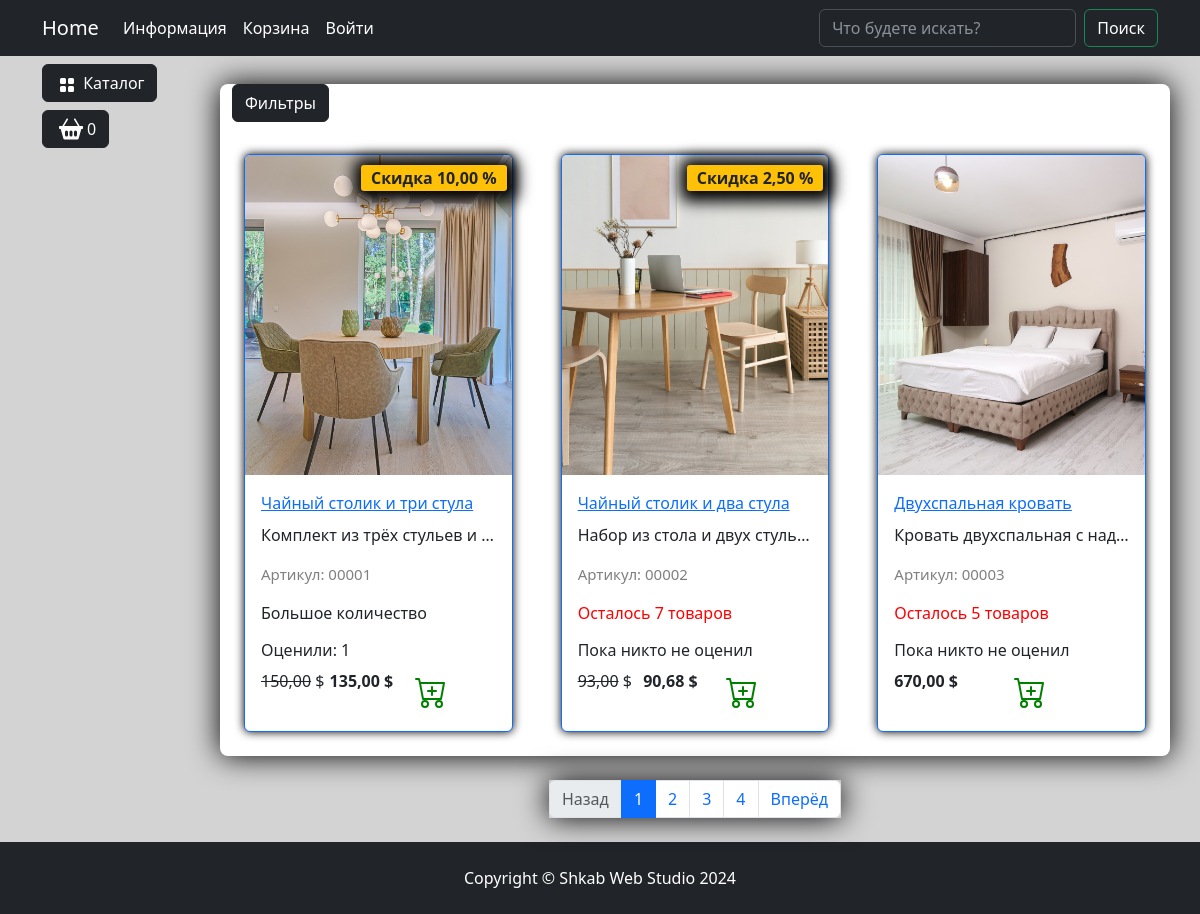
Page /catalog/all/ on the committed database.
### goods/models.py (models this page shows, shortened)
class Products(models.Model):
    name = models.CharField(max_length=150, unique=True)
    slug = models.SlugField(max_length=150, unique=True, blank=True, null=True, verbose_name='URL')
    description = models.TextField(blank=True, null=True)
    image = models.ImageField(upload_to='goods_images', null=True)
    price = models.DecimalField(default=0.00, max_digits=7, decimal_places=2)
    discount = models.DecimalField(default=0.00, max_digits=7, decimal_places=2)
    quantity = models.PositiveIntegerField(default=0)
    category = models.ForeignKey(to=Categories, on_delete=models.CASCADE)
    likes = models.SmallIntegerField(default=0)
    is_liked = models.BooleanField(default=False)
    dislikes = models.SmallIntegerField(default=0)
    is_disliked = models.BooleanField(default=0)
    is_little = models.BooleanField(default=False)
    class Meta:
        verbose_name = 'Продукт'
        verbose_name_plural = 'Продукты'
        ordering = ('id', )
    def display_id(self):
        return f'{self.id:05}'
    def sell_price(self):
        if self.discount:
            return round(self.price - self.price*self.discount/100, 2)
        elif self.is_liked:
            return round(self.price - self.price*self.discount/100 - self.price / 100 * 10, 2)
        else:
            return self.price

### goods/views.py (the view, shortened to what this page needs)
# urls.py: path('catalog/', include('goods.urls', namespace='goods')),
def catalog(request, category_slug=None):
    page = request.GET.get('page', 1)
    on_sale = request.GET.get('on_sale', None)
    order_by = request.GET.get('order_by', None)
    query = request.GET.get('q', None)
    if category_slug == 'all':
        products = Products.objects.all()
    elif query:
        products = q_search(query)
    else:
        products = Products.objects.filter(category__slug=category_slug)
        if not products.exists():
            raise Http404()
    paginator = Paginator(products, 3)
    current_page = paginator.page(int(page))
    context = {
        'products': current_page,
        'slug_url': category_slug,
    }
    return render(request, 'goods/catalog.html', context)

### carts/models.py (called while the page is built)
    def total_quantity(self):
        if self:
            return sum(cart.quantity for cart in self)
        return 0

### carts/templatetags/carts_tags.py (called while the page is built)
@register.simple_tag()
def user_carts(request):
    return get_user_carts(request)

@register.simple_tag()
def user_chosens(request):
    return get_user_chosens(request)

### carts/utils.py (called while the page is built)
def get_user_carts(request):
    if request.user.is_authenticated:
        return Cart.objects.filter(user=request.user)
    if not request.session.session_key:
        request.session.create()
    return Cart.objects.filter(session_key=request.session.session_key)

def get_user_chosens(request):
    if request.user.is_authenticated:
        return Chosens.objects.filter(user=request.user)
    if not request.session.session_key:
        request.session.create()
    return Chosens.objects.filter(session_key=request.session.session_key)

### goods/templatetags/goodstags.py (called while the page is built)
@register.simple_tag()
def tag_categories():
    return Categories.objects.all()

@register.simple_tag(takes_context=True)
def change_params(context, **kwargs):
    query = context['request'].GET.dict()
    query.update(kwargs)
    return urlencode(query)

### goods/templates/goods/catalog.html (shortened to what this page needs)
{% extends 'base.html' %}
{% load static %}
{% load goodstags %}
{% block modal_cart %}
{% include 'includes/cart_button.html' %}
{% endblock %}
{% block content %}
<div class="row bg-white custom-shadow">
    <div class="dropdown mb-2">
        <button class="btn btn-secondary dropdown-toggle btn-dark" type="button" data-bs-toggle="dropdown"
            aria-expanded="false">
            Фильтры
        </button>
    </div>
     {% for product in products %}
    <div class="col-lg-4 col-md-6 p-4">
        <div class="card border-primary rounded custom-shadow-card">
            <img src="{{product.image.url}}" class="card-img-top" alt="...">
            <div class="card-body">
                <a href="{% url 'goods:product' product.slug %}">
                    <p class="card-title">{{product.name}}</p>
                </a>
                <p class="card-text text-truncate">{{product.description}}</p>
                <p class="product_id">Артикул: {{product.display_id}}</p>
                {% if product.is_little %}
                <p class="card-text color-red">Осталось {{product.quantity}} товаров</p>
                {% else %}
                <p class="card-text">Большое количество</p>
                {% endif %}
                {% if product.likes %}
                <h6>Оценили: {{ product.likes }}</h6>
                {% else %}
                <h6>Пока никто не оценил</h6>
                {% endif %}
                <div class="d-flex justify-content-between">
                    {% if product.discount %}
                    <p><s>{{ product.price }}</s> $</p>
                    <p><strong>{{product.sell_price }} $</strong></p>
                    <span class="badge bg-warning text-dark">Скидка {{product.discount}} %</span>
                    {% else %}
                        {% if product.price != product.sell_price %}
                        <p><s>{{ product.price }}</s> $</p>
                        <p><strong>{{product.sell_price}} $</strong></P>
                        {% else %}
                        <p><strong>{{product.sell_price}} $</strong></P>
                        {% endif %}
                    {% endif %}
                    {% if product.quantity > 0 %}
                    <a href="{% url "carts:cart_add" %}" class="btn add-to-cart"
                        data-product-id="{{ product.id }}">
                            <img class="mx-1" src="{% static "deps/icons/cart-plus.svg" %}" alt="Catalog Icon"
                                width="32" height="32">
                    </a>
                    <a href="{% url "carts:chosens_add" %}" class="btn add-to-chosen"
                        data-product-id="{{ product.id }}">
                    </a>
                    {% else %}
                    <h4>Товара нет в наличии</h4>
                    {% endif %}
                </div>
            </div>
        </div>
    </div>
    {% endfor %}
</div>
<nav aria-label="Page navigation example">
    <ul class="pagination justify-content-center my-4">
        <div class="custom-shadow d-flex">
            <li class="page-item {% if not products.has_previous %}disabled{% endif %}">
              <a class="page-link" href="{% if products.has_previous %}?{% change_params page=products.previous_page_number %}{% else %}#{% endif %}">Назад</a>
            </li>
            {% for page in products.paginator.page_range %}
            <li class="page-item {% if products.number == page %}active{% endif %}">
                <a class="page-link" href="?{% change_params page=page  %}">{{page}}</a></li>
            {% endfor %}
            <li class="page-item {% if not products.has_next %}disabled{% endif %}">
                <a class="page-link" href="{% if products.has_next %}?{% change_params page=products.next_page_number  %}{% else %}#{% endif %}">Вперёд</a>
              </li>
        </div>
    </ul>
</nav>
{% endblock %}
{% block footer %}
<footer class="py-4 bg-dark">
    <div class="container">
        <p class="m-0 text-center text-white">Copyright &copy; Shkab Web Studio 2024</p>
    </div>
</footer>
{% endblock %}

### templates/base.html (shortened to what this page needs)
{% load static %}
{% load goodstags %}
<!DOCTYPE html>
<html lang="en">
<head>
    <link rel="stylesheet" href="{% static 'deps/css/bootstrap/bootstrap.min.css' %}">
    <link rel="stylesheet" href="{% static 'deps/css/my_css.css' %}">
</head>
<body>
    <header>
        <nav class="navbar navbar-expand-lg bg-dark" data-bs-theme="dark">
            <div class="container">
                <a class="navbar-brand" href="{% url 'main:index' %}">Home</a>
                <div class="collapse navbar-collapse" id="navbarSupportedContent">
                    <ul class="navbar-nav me-auto mb-2 mb-lg-0">
                        <li class="nav-item dropdown ">
                            <a class="nav-link dropdown-toggle text-white" href="#" role="button"
                                data-bs-toggle="dropdown" aria-expanded="false">
                                Информация
                            </a>
                        </li>
                        <li class="nav-item">
                            <a class="nav-link  text-white" href="{% url 'users:users-cart' %}">Корзина</a>
                        </li>
                        {% if not user.is_authenticated %}
                        <li class="nav-item">
                            <a class="nav-link  text-white" href="{% url 'users:login' %}">Войти</a>
                        </li>
                        {% endif %}
                    </ul>
                    <form class="d-flex" role="search" action="{% url 'goods:search' %}" method="get">
                        <input class="form-control me-2" type="search" name="q" placeholder="Что будете искать?" aria-label="Search">
                        <button class="btn btn-outline-success text-white" type="submit">Поиск</button>
                    </form>
                </div>
            </div>
        </nav>
    </header>
    <section>
        <div class="container">
            <div class="row mt-1 position-fixed z-3">
                <div class="dropdown mb-2">
                    <button class="btn btn-secondary dropdown-toggle btn-dark" type="button" data-bs-toggle="dropdown"
                        aria-expanded="false">
                        <img class="mx-1" src="{% static 'deps/icons/grid-fill.svg' %}" alt="Catalog Icon" width="16"
                            height="16">
                        Каталог
                    </button>
                        {% tag_categories as categories %}
                </div>
                {% block modal_cart %}
                {% endblock %}
            </div>
        </div>
        <div class="container">
            <div class="row mt-1">
                <div class="col-lg-2">
                </div>
                <div class="col-lg-10">
                    {% block content %}
                    {% endblock %}
                </div>
            </div>
        </div>
    </section>
    {% block footer %}{% endblock %}
</body>
</html>

### templates/includes/cart_button.html (shortened to what this page needs)
{% load static %}
{% load carts_tags %}
{% user_carts request as carts %}
{% user_chosens request as chosens %}
<div>
    <button type="button" class="btn btn-dark btn-secondary d-flex" id="modalButton"
        aria-expanded="false">
        <img class="mx-1" src="{% static 'deps/icons/basket2-fill.svg' %}" alt="Catalog Icon" width="24"
            height="24">
        <span id="goods-in-cart-count">{{carts.total_quantity}}</span>
    </button>
</div>

### templates/includes/includes.html (shortened to what this page needs)
{% load static %}

### templates/includes/chosens_include.html (shortened to what this page needs)
{% load static %}
{% load carts_tags %}

### templates/includes/notifications.html (shortened to what this page needs)
{% load static %}

### static/deps/css/my_css.css (style rules this page uses)
body { background-color: lightgrey; }
html { behavior: smooth; }
.dropdown-toggle::after { content: none; }
.custom-shadow { box-shadow: 0px 0px 30px 0px #000000; }
.custom-shadow-card { box-shadow: 0px 0px 10px 0px #000000; }
.product_id { color: gray; font-size: 15px; }
.badge.bg-warning.text-dark { position: absolute; top: 10px; right: 5px; z-index: 1; padding: 5px 10px; border-radius: 3px; font-size: 1rem; box-shadow: 2px 2px 15px 9px #000000; }

### goods/templates/goods/catalog.html (style rules this page uses)
.color-red { color: red; }
.bg-white { border-radius: 8px; }

### rows in the picture
Products: image (picture), name "Чайный столик и три стула", description "Комплект из трёх стульев и…", display_id "00001", is_little "Большое количество", likes "1", price "150,00", sell_price "135,00", discount "10,00"
Products: image (picture), name "Чайный столик и два стула", description "Набор из стола и двух стуль…", display_id "00002", quantity "7", likes "Пока никто не оценил", price "93,00", sell_price "90,68", discount "2,50"
Products: image (picture), name "Двухспальная кровать", description "Кровать двухспальная с над…", display_id "00003", quantity "5", likes "Пока никто не оценил", sell_price "670,00"

### other values in the picture
{{ carts.total_quantity }} "0"
{{ page }} "1" "2" "3" "4"
